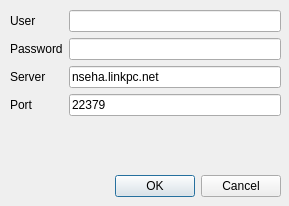
<?xml version="1.0" encoding="UTF-8"?>
<ui version="4.0">
 <class>SKSettings</class>
 <widget class="QDialog" name="SKSettings">
  <property name="geometry">
   <rect>
    <x>0</x>
    <y>0</y>
    <width>289</width>
    <height>206</height>
   </rect>
  </property>
  <property name="windowTitle">
   <string>Dialog</string>
  </property>
  <widget class="QDialogButtonBox" name="buttonBox">
   <property name="geometry">
    <rect>
     <x>10</x>
     <y>170</y>
     <width>271</width>
     <height>32</height>
    </rect>
   </property>
   <property name="orientation">
    <enum>Qt::Horizontal</enum>
   </property>
   <property name="standardButtons">
    <set>QDialogButtonBox::Cancel|QDialogButtonBox::Ok</set>
   </property>
  </widget>
  <widget class="QWidget" name="formLayoutWidget">
   <property name="geometry">
    <rect>
     <x>10</x>
     <y>10</y>
     <width>271</width>
     <height>151</height>
    </rect>
   </property>
   <layout class="QFormLayout" name="formLayout">
    <item row="0" column="0">
     <widget class="QLabel" name="label_2">
      <property name="text">
       <string>User</string>
      </property>
     </widget>
    </item>
    <item row="0" column="1">
     <widget class="QLineEdit" name="skUser"/>
    </item>
    <item row="1" column="0">
     <widget class="QLabel" name="label_3">
      <property name="text">
       <string>Password</string>
      </property>
     </widget>
    </item>
    <item row="1" column="1">
     <widget class="QLineEdit" name="skPassword">
      <property name="echoMode">
       <enum>QLineEdit::Password</enum>
      </property>
     </widget>
    </item>
    <item row="2" column="0">
     <widget class="QLabel" name="label_4">
      <property name="text">
       <string>Server</string>
      </property>
     </widget>
    </item>
    <item row="2" column="1">
     <widget class="QLineEdit" name="skServer">
      <property name="text">
       <string>nseha.linkpc.net</string>
      </property>
     </widget>
    </item>
    <item row="3" column="0">
     <widget class="QLabel" name="label_5">
      <property name="text">
       <string>Port</string>
      </property>
     </widget>
    </item>
    <item row="3" column="1">
     <widget class="QLineEdit" name="skServerPort">
      <property name="text">
       <string>22379</string>
      </property>
     </widget>
    </item>
   </layout>
  </widget>
 </widget>
 <resources/>
 <connections>
  <connection>
   <sender>buttonBox</sender>
   <signal>accepted()</signal>
   <receiver>SKSettings</receiver>
   <slot>accept()</slot>
   <hints>
    <hint type="sourcelabel">
     <x>248</x>
     <y>254</y>
    </hint>
    <hint type="destinationlabel">
     <x>157</x>
     <y>274</y>
    </hint>
   </hints>
  </connection>
  <connection>
   <sender>buttonBox</sender>
   <signal>rejected()</signal>
   <receiver>SKSettings</receiver>
   <slot>reject()</slot>
   <hints>
    <hint type="sourcelabel">
     <x>316</x>
     <y>260</y>
    </hint>
    <hint type="destinationlabel">
     <x>286</x>
     <y>274</y>
    </hint>
   </hints>
  </connection>
 </connections>
</ui>
